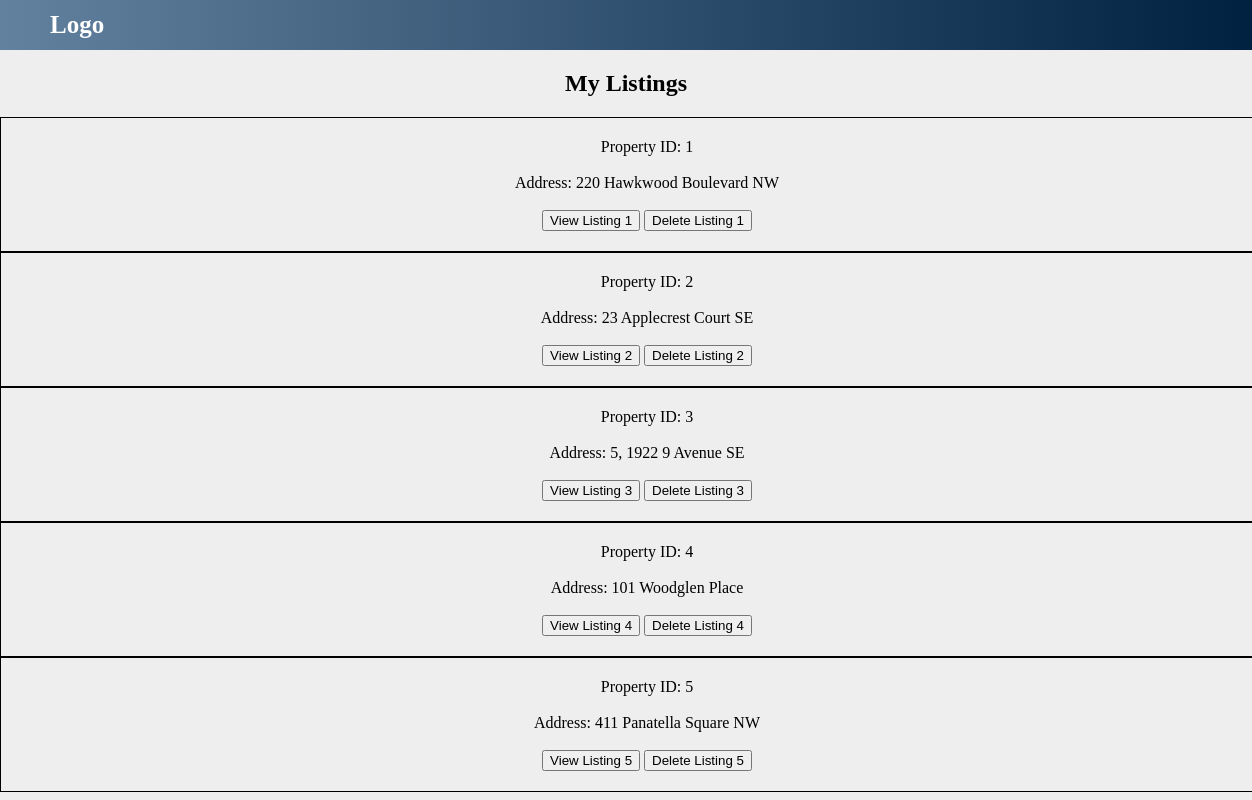
Page /real-estate-db/viewSellerListings.php (signed in) on the committed database.
### tables this page shows
CREATE TABLE `property` (
  `Property_ID` int(11) NOT NULL,
  `Address` varchar(50) NOT NULL,
  `Neighbourhood` varchar(50) NOT NULL,
  `City` varchar(50) NOT NULL,
  `Zip_Code` varchar(32) NOT NULL,
  `Estimated_Value` int(11) NOT NULL,
  `Square_Footage` int(11) NOT NULL,
  `Num_Beds` int(11) NOT NULL,
  `Num_Baths` int(11) NOT NULL,
  `S_Email` varchar(50) NOT NULL
);

### real-estate-db/functions.php (called while the page is built, shortened)
<?php
function check_login($conn) {
    if (isset($_SESSION['Email'])) {
        $email = $_SESSION['Email'];
        $query = "select * from real_estate_agent where Email = '$email' limit 1";
        $result = mysqli_query($conn, $query);
        $query = "(select * from buyer where Email = '$email') UNION ALL (select * from seller where Email = '$email') limit 1";
        $result = mysqli_query($conn, $query);
        if($result && mysqli_num_rows($result) > 0) {
            $user_data = mysqli_fetch_assoc($result);
            return $user_data;
        }
    }
    die;
}
?>

### real-estate-db/viewSellerListings.php (the view, shortened to what this page needs)
<?php
    include("connection.php");
    include("functions.php");
    $user_data = check_login($conn);
?>
<!DOCTYPE html>
<html>
<head>
	<link rel="stylesheet" type="text/css" href="style.css"/>
</head>
<body>
    <div class="grad">
		<h1 class="logo"> Logo </h1>
	</div>
    <div>
		<h2><center>My Listings</center></h2>
	</div>
    <form method="post" action="" >
<?php
    $email = $user_data['Email'];
    $query = "select * from property where S_Email = '$email'";
    $result = mysqli_query($conn, $query);
    if ($result) {
        if (mysqli_num_rows($result) > 0) {
            while($listing_data = mysqli_fetch_assoc($result)){ ?>
                <div class="meeting_div">
                    Property ID: <?php echo $listing_data['Property_ID'];?></br></br>
                    Address: <?php echo $listing_data['Address'];?></br></br>
                    <input type="submit" name="view" value="<?php echo "View Listing " . $listing_data['Property_ID'];?>">
                    <input type="submit" name="delete" value="<?php echo "Delete Listing " . $listing_data['Property_ID'];?>">
                </div>
            <?php }
        } else {
            echo "You have no listings.";
        }
    } else {
        echo "There was an error loading your listings.";
    }
?>
</body>
</html>

### real-estate-db/style.css (style rules this page uses)
body { background: #eee; }

### real-estate-db/viewSellerListings.php (style rules this page uses)
.grad { width: 100%; height: 50px; background-image: linear-gradient(to right, rgba(38,83,126,0.7), rgba(0,33,64,1)); }
body { margin: 0px; padding: 0px; }
.logo { color: #ffffff; font-size: 25px; text-align: left; margin-top: 0px; float: left; margin: 0px; line-height: 50px; padding-left: 50px; }
.meeting_div { float: left; width: 100%; border: 1px solid; padding: 20px 20px; text-align: center; }

### rows in the picture
property: Property_ID "1", Address "220 Hawkwood Boulevard NW", view "View Listing 1", delete "Delete Listing 1"
property: Property_ID "2", Address "23 Applecrest Court SE", view "View Listing 2", delete "Delete Listing 2"
property: Property_ID "3", Address "5, 1922 9 Avenue SE", view "View Listing 3", delete "Delete Listing 3"
property: Property_ID "4", Address "101 Woodglen Place", view "View Listing 4", delete "Delete Listing 4"
property: Property_ID "5", Address "411 Panatella Square NW", view "View Listing 5", delete "Delete Listing 5"
